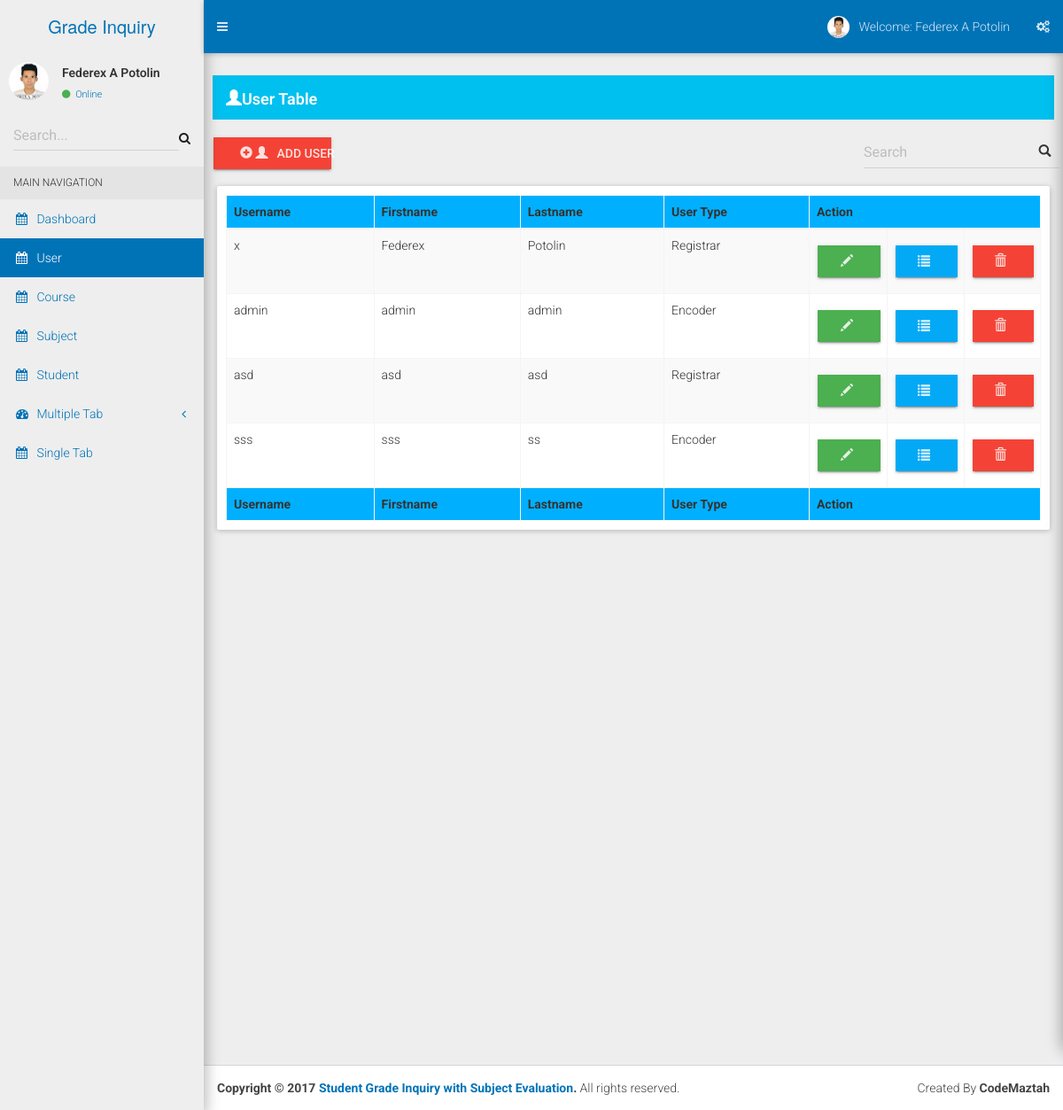
/registrar/search_user.php, run on the app's committed database.
### tables this page shows
CREATE TABLE `users` (
  `user_id` int(11) NOT NULL,
  `username` varchar(100) NOT NULL,
  `password` varchar(100) NOT NULL,
  `firstname` varchar(100) NOT NULL,
  `lastname` varchar(100) NOT NULL,
  `user_type` varchar(100) NOT NULL
);

### registrar/controller/table/table_search_user.php (the view, shortened to what this page needs)
<table id="" name="" class="table table-bordered table-striped">
<thead style="background-color: #00b0ff">
  <tr>
    <th>Username</th>
    <th>Firstname</th>
    <th>Lastname</th>
    <th>User Type</th>
    <th colspan="3" align="center">Action</th>
  </tr>
</thead>
<tbody>
<?php
    $search = $_POST['search'];
    $user_query = mysqli_query($con, "SELECT user_id, username, firstname, lastname, user_type FROM users WHERE
    username LIKE '%$search%' OR firstname LIKE '%$search%' OR lastname LIKE '%$search%' OR user_type LIKE '%$search%'")
    or die (mysqli_error());
  while($row=mysqli_fetch_array($user_query))
  {
    $id=$row['user_id']; ?>
      <tr class="del<?php echo $id ?>">
          <td><?php echo $row['username']; ?></td>
          <td><?php echo $row['firstname']; ?></td>
          <td><?php echo $row['lastname']; ?></td>
          <td><?php echo $row['user_type']; ?></td>
          <td width="30">
              <a type='submit'
                 class='btn btn-success btn-raised btn-block btn-flat'
                 rel="tooltip"
                 data-placement="bottom"
                 title="Click Here to Update User Detail"
                 data-toggle="modal"
                 id="<?php echo $id; ?>"
                 href="#modal_user_update<?php echo $id; ?>">
                <i class="glyphicon glyphicon-pencil" style="margin-left: -5px"></i>
              </a>
          </td>
          <td width="30">
              <a type='submit'
                 class='btn btn-info btn-raised btn-block btn-flat'
                 rel="tooltip"
                 data-placement="bottom"
                 title="Click here to View User Detail"
                 data-toggle="modal"
                 data-target="#modal_user_view"
                 id=""
                 href="">
                <i class="glyphicon glyphicon-list" style="margin-left: -6px"></i>
              </a>
          </td>
          <td width="30">
              <a type='submit'
                 class='btn btn-danger btn-raised btn-block btn-flat'
                 rel="tooltip"
                 data-placement="bottom"
                 title="Click here to Delete User"
                 data-toggle="modal"
                 href="#modal_user_delete<?php echo $id; ?>"
                 id="">
                 <i class="glyphicon glyphicon-trash" style="margin-left: -7px"></i>
              </a>
          </td>
      </tr>
<?php } ?>
</tbody>
<tfoot style="background-color: #00b0ff">
 <tr>
    <th>Username</th>
    <th>Firstname</th>
    <th>Lastname</th>
    <th>User Type</th>
    <th colspan="3" align="center">Action</th>
  </tr>
</tfoot>
</table>

### registrar/include/style.php (shortened to what this page needs)
<!DOCTYPE html>
<html>
<head>
  <link rel="stylesheet" href="../assets/bootstrap/css/bootstrap.min.css">
  <link rel="stylesheet" href="https://cdnjs.cloudflare.com/ajax/libs/font-awesome/4.5.0/css/font-awesome.min.css">
  <link rel="stylesheet" href="https://cdnjs.cloudflare.com/ajax/libs/ionicons/2.0.1/css/ionicons.min.css">
  <link rel="stylesheet" href="../assets/dist/css/AdminLTE.min.css">
  <link rel="stylesheet" href="../assets/dist/css/bootstrap-material-design.min.css">
  <link rel="stylesheet" href="../assets/dist/css/ripples.min.css">
  <link rel="stylesheet" href="../assets/dist/css/MaterialAdminLTE.min.css">
  <link rel="stylesheet" href="../assets/dist/css/skins/all-md-skins.min.css">
  <link rel="stylesheet" href="../assets/plugins/morris/morris.css">
  <link rel="stylesheet" href="../assets/plugins/jvectormap/jquery-jvectormap-1.2.2.css">
  <link rel="stylesheet" href="../assets/plugins/datepicker/datepicker3.css">
  <link rel="stylesheet" href="../assets/plugins/daterangepicker/daterangepicker.css">
  <link rel="stylesheet" href="../assets/plugins/bootstrap-wysihtml5/bootstrap3-wysihtml5.min.css">
  <link rel="stylesheet" href="../assets/plugins/iCheck/all.css">
  <link rel="stylesheet" href="../assets/plugins/colorpicker/bootstrap-colorpicker.min.css">
  <link rel="stylesheet" href="../assets/plugins/timepicker/bootstrap-timepicker.min.css">
  <link rel="stylesheet" href="../assets/plugins/select2/select2.min.css">
</head>
<body class="hold-transition skin-blue sidebar-mini">

### registrar/search_user.php (shortened to what this page needs)
<?php
 include("include/style.php");
 include("include/dbcon.php");
?>
<div class="wrapper">
  <?php include("dashboard_header.php"); ?>
<aside class="main-sidebar">
  <section class="sidebar">
    <div class="user-panel">
      <div class="pull-left image">
        <img src="../images/rex.png" class="img-circle" alt="User Image">
      </div>
      <div class="pull-left info">
        <p>Federex A Potolin</p>
        <a href="#"><i class="fa fa-circle text-success"></i> Online</a>
      </div>
    </div>
    <form action="" method="post" class="sidebar-form">
      <div class="input-group">
        <input type="text" name="search" class="form-control" placeholder="Search...">
            <span class="input-group-btn">
              <button type="submit" name="search" id="search-btn" class="btn btn-flat"><i class="fa fa-search"></i>
              </button>
            </span>
      </div>
    </form>
      <ul class="sidebar-menu">
        <li class="header">MAIN NAVIGATION</li>
        <li>
          <a href="dashboard.php">
            <i class="fa fa-calendar"></i> <span>Dashboard</span>
          </a>
        </li>
        <li class="active treeview">
          <a href="user.php">
            <i class="fa fa-calendar"></i> <span>User</span>
          </a>
        </li>
        <li>
          <a href="course.php">
            <i class="fa fa-calendar"></i> <span>Course</span>
          </a>
        </li>
        <li>
          <a href="subject.php">
            <i class="fa fa-calendar"></i> <span>Subject</span>
          </a>
        </li>
        <li>
          <a href="student.php">
            <i class="fa fa-calendar"></i> <span>Student</span>
          </a>
        </li>
        <li>
          <a href="#">
            <i class="fa fa-dashboard"></i> <span>Multiple Tab</span>
            <span class="pull-right-container">
              <i class="fa fa-angle-left pull-right"></i>
            </span>
          </a>
        </li>
        <li>
          <a href="">
            <i class="fa fa-calendar"></i> <span>Single Tab</span>
          </a>
        </li>
      </ul>
  </section>
</aside>
  <div class="content-wrapper">
    <section class="content-header"></section>
      <div class="box-body">
         <div class="alert alert-info alert-dismissible">
            <h4 style="margin-bottom: -2px"><i class="glyphicon glyphicon-user"></i>User Table</h4>
          </div>
          <div class="row">
            <div class="col-xl-2 col-md-2 col-xs-12" style="margin-top: -10px">
              <button rel="tooltip"
                      type="submit"
                      title="Click Here to Add User"
                      data-toggle="modal"
                      data-target="#modal_user_insert"
                      tabindex="-1"
                      role="dialog"
                      aria-labelledby="myModalLabel"
                      class='btn btn-danger btn-raised btn-block btn-flat'>
                      <i class="glyphicon glyphicon-plus-sign"></i>
                      <i class="glyphicon glyphicon-user" style="margin-right: 10px"></i>Add User
              </button>
            </div>
            <div class="col-xl-7 col-md-7 col-xs-12"></div>
            <div class="col-xl-2 col-md-2 col-xs-12" style="margin-top: -30px">
              <form action="search_user.php" method="post" class="form-inline" role="form">
                <div class="form-group has-feedback">
                  <input type="text" id="search" name="search" class="form-control" placeholder="Search" required="">
                  <span class="glyphicon glyphicon-search form-control-feedback"></span>
                </div>
              </form>
              </div>
            <div class="col-xl-1 col-md-1 col-xs-12"></div>
          </div>
      </div>
      <section class="content" style="margin-top: -20px">
        <div class="row">
          <div class="col-xs-12">
            <div class="box">
               <div class="box-body pad table-responsive">
                <?php include("controller/table/table_search_user.php"); ?>
              </div>
            </div>
          </div>
        </div>
      </section>
  </div>
<?php
  include("include/footer.php");
  include("include/script.php");
?>

### registrar/dashboard_header.php (shortened to what this page needs)
  <header class="main-header">
    <a href="" class="logo">
      <span class="logo-lg">Grade Inquiry</span>
    </a>
    <nav class="navbar navbar-static-top">
      <a href="#" class="sidebar-toggle" data-toggle="offcanvas" role="button">
      </a>
      <div class="navbar-custom-menu">
        <ul class="nav navbar-nav">
          <li class="dropdown user user-menu">
            <a href="#" class="dropdown-toggle" data-toggle="dropdown">
              <img src="../images/rex.png" class="user-image" alt="User Image">
              <span class="hidden-xs">Welcome: Federex A Potolin</span>
            </a>
          </li>
          <li>
            <a href="#" data-toggle="control-sidebar"><i class="fa fa-gears"></i></a>
          </li>
        </ul>
      </div>
    </nav>
</header>

### registrar/include/footer.php
<footer class="main-footer">
   <div class="pull-right hidden-xs">
     Created By <b>CodeMaztah</b>
   </div>
   <strong>Copyright &copy; 2017 <a href="#">Student Grade Inquiry with Subject Evaluation</a>.</strong> All rights reserved.
 </footer>

### registrar/include/script.php (shortened to what this page needs)
</body>
</html>

### data on the page
users: username "x", firstname "Federex", lastname "Potolin", user_type "Registrar"
users: username "admin", firstname "admin", lastname "admin", user_type "Encoder"
users: username "asd", firstname "asd", lastname "asd", user_type "Registrar"
users: username "sss", firstname "sss", lastname "ss", user_type "Encoder"
